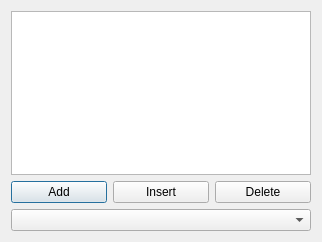
<?xml version="1.0" encoding="UTF-8"?>
<ui version="4.0">
 <class>Dialog</class>
 <widget class="QDialog" name="Dialog">
  <property name="geometry">
   <rect>
    <x>0</x>
    <y>0</y>
    <width>322</width>
    <height>242</height>
   </rect>
  </property>
  <property name="windowTitle">
   <string>Dialog</string>
  </property>
  <layout class="QVBoxLayout" name="verticalLayout">
   <item>
    <widget class="QListView" name="listView"/>
   </item>
   <item>
    <layout class="QHBoxLayout" name="horizontalLayout">
     <item>
      <widget class="QPushButton" name="pushButton">
       <property name="text">
        <string>Add</string>
       </property>
      </widget>
     </item>
     <item>
      <widget class="QPushButton" name="pushButton_2">
       <property name="text">
        <string>Insert</string>
       </property>
      </widget>
     </item>
     <item>
      <widget class="QPushButton" name="pushButton_3">
       <property name="text">
        <string>Delete</string>
       </property>
      </widget>
     </item>
    </layout>
   </item>
   <item>
    <widget class="QComboBox" name="comboBox"/>
   </item>
  </layout>
 </widget>
 <layoutdefault spacing="6" margin="11"/>
 <resources/>
 <connections/>
</ui>
